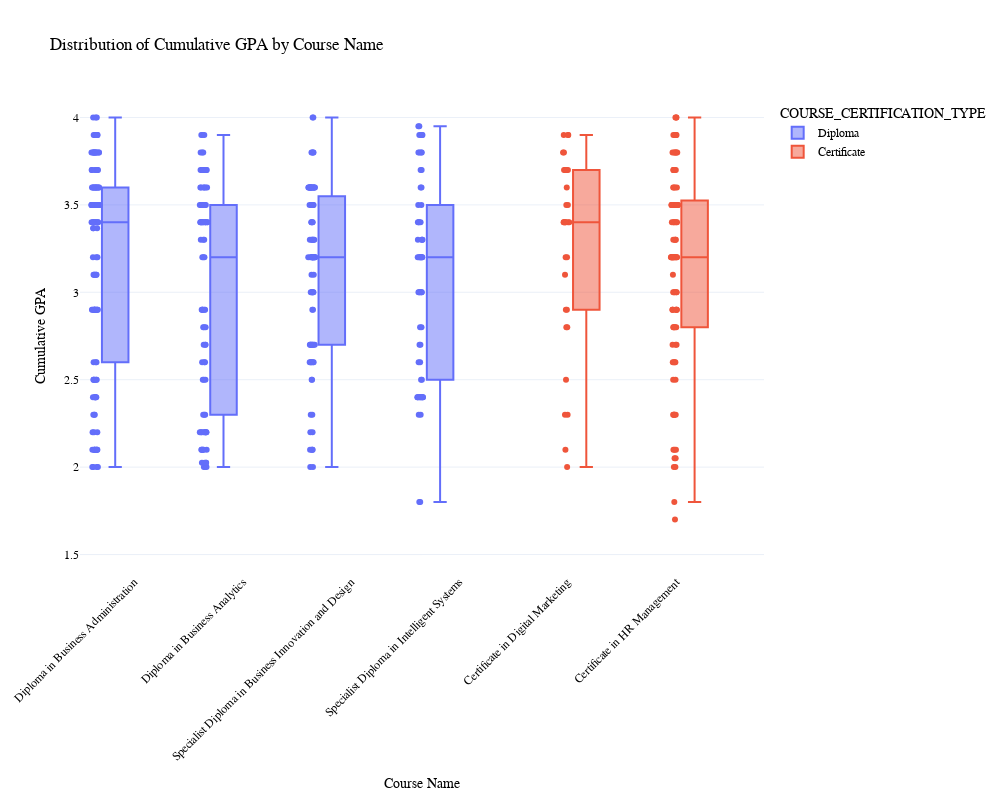

Notebook cell for this chart:
### Markdown cell above
## **Chart 1 : Box plot (using plotly express)**

### Code cell
# Create a box plot to visualize GPA distribution by course name
fig = px.box(
    df,
    x='COURSE NAME',
    y='CUMULATIVE_GPA',
    color='COURSE_CERTIFICATION_TYPE',   # Differentiate courses by certification type
    points='all',                        # Show all data points on top of the box plot
    title='Distribution of Cumulative GPA by Course Name',
    labels={
        'COURSE_NAME': 'Course Name',
        'CUMULATIVE_GPA': 'Cumulative GPA'
    }
)

# Adjust the layout for readability and styling
fig.update_layout(
    xaxis={'title': {'text': 'Course Name'}},
    yaxis={
        'title': {'text': 'Cumulative GPA'},
        'range': [1.4, 4.1]               # Set GPA range for better visual consistency
    },
    xaxis_tickangle=-45,                  # Rotate x-axis labels to avoid overlap
    font=dict(family="Arial", size=12, color="Black"),
    template='plotly_white',              # Light, clean background theme
    height=800,
    width=1000
)

# Render the plot
fig.show()

### Figure 1 — Plotly figure (JSON) as saved in the notebook; plotly's stock layout.template omitted (floating-point values rounded to 4 significant figures; data arrays with more than 128 entries replaced by an {"elided": "..."} marker saying what was removed)
{"data": [{"alignmentgroup": "True", "boxpoints": "all", "hovertemplate": "COURSE_CERTIFICATION_TYPE=Diploma<br>COURSE NAME=%{x}<br>Cumulative GPA=%{y}<extra></extra>", "legendgroup": "Diploma", "marker": {"color": "#636efa"}, "name": "Diploma", "notched": false, "offsetgroup": "Diploma", "orientation": "v", "showlegend": true, "type": "box", "x": {"elided": "366 str values"}, "x0": " ", "xaxis": "x", "y": {"elided": "366 float values"}, "y0": " ", "yaxis": "y"}, {"alignmentgroup": "True", "boxpoints": "all", "hovertemplate": "COURSE_CERTIFICATION_TYPE=Certificate<br>COURSE NAME=%{x}<br>Cumulative GPA=%{y}<extra></extra>", "legendgroup": "Certificate", "marker": {"color": "#EF553B"}, "name": "Certificate", "notched": false, "offsetgroup": "Certificate", "orientation": "v", "showlegend": true, "type": "box", "x": {"elided": "134 str values"}, "x0": " ", "xaxis": "x", "y": {"elided": "134 float values"}, "y0": " ", "yaxis": "y"}], "layout": {"boxmode": "group", "font": {"color": "Black", "family": "Arial", "size": 12}, "height": 800, "legend": {"title": {"text": "COURSE_CERTIFICATION_TYPE"}, "tracegroupgap": 0}, "title": {"text": "Distribution of Cumulative GPA by Course Name"}, "width": 1000, "xaxis": {"anchor": "y", "domain": [0, 1], "tickangle": -45, "title": {"text": "Course Name"}}, "yaxis": {"anchor": "x", "domain": [0, 1], "range": [1.4, 4.1], "title": {"text": "Cumulative GPA"}}}}
